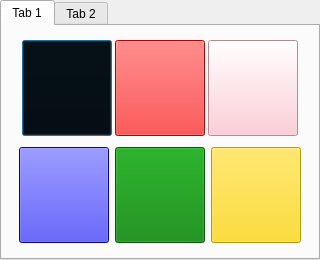
<?xml version="1.0" encoding="UTF-8"?>
<ui version="4.0">
 <class>skin</class>
 <widget class="QDialog" name="skin">
  <property name="geometry">
   <rect>
    <x>0</x>
    <y>0</y>
    <width>320</width>
    <height>260</height>
   </rect>
  </property>
  <property name="minimumSize">
   <size>
    <width>320</width>
    <height>260</height>
   </size>
  </property>
  <property name="maximumSize">
   <size>
    <width>320</width>
    <height>260</height>
   </size>
  </property>
  <property name="windowTitle">
   <string>Dialog</string>
  </property>
  <layout class="QGridLayout" name="gridLayout">
   <property name="leftMargin">
    <number>0</number>
   </property>
   <property name="topMargin">
    <number>0</number>
   </property>
   <property name="rightMargin">
    <number>0</number>
   </property>
   <property name="bottomMargin">
    <number>0</number>
   </property>
   <property name="spacing">
    <number>0</number>
   </property>
   <item row="0" column="0">
    <widget class="QTabWidget" name="tabWidget">
     <property name="minimumSize">
      <size>
       <width>50</width>
       <height>50</height>
      </size>
     </property>
     <property name="toolTip">
      <string>&lt;html&gt;&lt;head/&gt;&lt;body&gt;&lt;p&gt;&lt;br/&gt;&lt;/p&gt;&lt;/body&gt;&lt;/html&gt;</string>
     </property>
     <property name="currentIndex">
      <number>0</number>
     </property>
     <widget class="QWidget" name="tab">
      <attribute name="title">
       <string>Tab 1</string>
      </attribute>
      <layout class="QGridLayout" name="gridLayout_2">
       <item row="0" column="0">
        <layout class="QHBoxLayout" name="horizontalLayout">
         <property name="spacing">
          <number>0</number>
         </property>
         <item>
          <widget class="QPushButton" name="btn_black">
           <property name="minimumSize">
            <size>
             <width>90</width>
             <height>96</height>
            </size>
           </property>
           <property name="maximumSize">
            <size>
             <width>90</width>
             <height>96</height>
            </size>
           </property>
           <property name="styleSheet">
            <string notr="true">background-color:black;</string>
           </property>
           <property name="text">
            <string/>
           </property>
          </widget>
         </item>
         <item>
          <widget class="QPushButton" name="btn_red">
           <property name="minimumSize">
            <size>
             <width>90</width>
             <height>96</height>
            </size>
           </property>
           <property name="maximumSize">
            <size>
             <width>90</width>
             <height>96</height>
            </size>
           </property>
           <property name="styleSheet">
            <string notr="true">background-color:red;</string>
           </property>
           <property name="text">
            <string/>
           </property>
          </widget>
         </item>
         <item>
          <widget class="QPushButton" name="btn_pin">
           <property name="minimumSize">
            <size>
             <width>90</width>
             <height>96</height>
            </size>
           </property>
           <property name="maximumSize">
            <size>
             <width>90</width>
             <height>96</height>
            </size>
           </property>
           <property name="styleSheet">
            <string notr="true">background-color:pink;</string>
           </property>
           <property name="text">
            <string/>
           </property>
          </widget>
         </item>
        </layout>
       </item>
       <item row="1" column="0">
        <layout class="QHBoxLayout" name="horizontalLayout_2">
         <item>
          <widget class="QPushButton" name="btn_blue">
           <property name="minimumSize">
            <size>
             <width>90</width>
             <height>96</height>
            </size>
           </property>
           <property name="maximumSize">
            <size>
             <width>90</width>
             <height>96</height>
            </size>
           </property>
           <property name="styleSheet">
            <string notr="true">background-color:blue;</string>
           </property>
           <property name="text">
            <string/>
           </property>
          </widget>
         </item>
         <item>
          <widget class="QPushButton" name="btn_green">
           <property name="minimumSize">
            <size>
             <width>90</width>
             <height>96</height>
            </size>
           </property>
           <property name="maximumSize">
            <size>
             <width>90</width>
             <height>96</height>
            </size>
           </property>
           <property name="styleSheet">
            <string notr="true">background-color:green;</string>
           </property>
           <property name="text">
            <string/>
           </property>
          </widget>
         </item>
         <item>
          <widget class="QPushButton" name="btn_gold">
           <property name="minimumSize">
            <size>
             <width>90</width>
             <height>96</height>
            </size>
           </property>
           <property name="maximumSize">
            <size>
             <width>90</width>
             <height>96</height>
            </size>
           </property>
           <property name="styleSheet">
            <string notr="true">background-color:gold;</string>
           </property>
           <property name="text">
            <string/>
           </property>
          </widget>
         </item>
        </layout>
       </item>
      </layout>
     </widget>
     <widget class="QWidget" name="tab_2">
      <attribute name="title">
       <string>Tab 2</string>
      </attribute>
     </widget>
    </widget>
   </item>
  </layout>
 </widget>
 <resources/>
 <connections/>
</ui>
